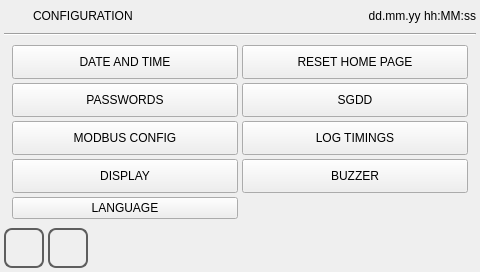
<?xml version="1.0" encoding="UTF-8"?>
<ui version="4.0">
 <class>options</class>
 <widget class="QWidget" name="options">
  <property name="geometry">
   <rect>
    <x>0</x>
    <y>0</y>
    <width>480</width><height>272</height>
   </rect>
  </property>
  <property name="minimumSize">
   <size>
    <width>0</width>
    <height>0</height>
   </size>
  </property>
  <property name="maximumSize">
   <size>
    <width>16777215</width>
    <height>16777215</height>
   </size>
  </property>
  <property name="windowTitle">
   <string>options</string>
  </property>
  <property name="styleSheet">
   <string notr="true">QPushButton
{
	font: 20pt &quot;Ubuntu&quot;;
}</string>
  </property>
  <layout class="QVBoxLayout" name="verticalLayout">
   <property name="spacing">
    <number>4</number>
   </property>
   <property name="margin">
    <number>4</number>
   </property>
   <item>
    <layout class="QHBoxLayout" name="horizontalLayout">
     <property name="sizeConstraint">
      <enum>QLayout::SetMinimumSize</enum>
     </property>
     <item>
      <widget class="QLabel" name="labelIcon">
       <property name="minimumSize">
        <size>
         <width>25</width>
         <height>25</height>
        </size>
       </property>
       <property name="maximumSize">
        <size>
         <width>25</width>
         <height>25</height>
        </size>
       </property>
       <property name="focusPolicy">
        <enum>Qt::NoFocus</enum>
       </property>
       <property name="styleSheet">
        <string notr="true">border-image: url(:/systemicons/img/Pinion.png);</string>
       </property>
       <property name="text">
        <string/>
       </property>
      </widget>
     </item>
     <item>
      <widget class="QLabel" name="labelTitle">
       <property name="sizePolicy">
        <sizepolicy hsizetype="Preferred" vsizetype="Fixed">
         <horstretch>0</horstretch>
         <verstretch>0</verstretch>
        </sizepolicy>
       </property>
       <property name="focusPolicy">
        <enum>Qt::NoFocus</enum>
       </property>
       <property name="text">
        <string>CONFIGURATION</string>
       </property>
      </widget>
     </item>
     <item>
      <widget class="QLabel" name="labelUserName">
       <property name="text">
        <string/>
       </property>
      </widget>
     </item>
     <item>
      <widget class="QLabel" name="labelDataOra">
       <property name="sizePolicy">
        <sizepolicy hsizetype="Preferred" vsizetype="Fixed">
         <horstretch>0</horstretch>
         <verstretch>0</verstretch>
        </sizepolicy>
       </property>
       <property name="focusPolicy">
        <enum>Qt::NoFocus</enum>
       </property>
       <property name="text">
        <string>dd.mm.yy hh:MM:ss</string>
       </property>
       <property name="alignment">
        <set>Qt::AlignRight|Qt::AlignTrailing|Qt::AlignVCenter</set>
       </property>
      </widget>
     </item>
    </layout>
   </item>
   <item>
    <widget class="Line" name="line">
     <property name="focusPolicy">
      <enum>Qt::NoFocus</enum>
     </property>
     <property name="orientation">
      <enum>Qt::Horizontal</enum>
     </property>
    </widget>
   </item>
   <item>
    <spacer name="verticalSpacer">
     <property name="focusPolicy">
      <enum>Qt::NoFocus</enum>
     </property>
     <property name="orientation">
      <enum>Qt::Vertical</enum>
     </property>
     <property name="sizeHint" stdset="0">
      <size>
       <width>20</width>
       <height>40</height>
      </size>
     </property>
    </spacer>
   </item>
   <item>
    <layout class="QGridLayout" name="gridLayout">
     <property name="leftMargin">
      <number>8</number>
     </property>
     <property name="rightMargin">
      <number>8</number>
     </property>
     <item row="3" column="1">
      <widget class="QPushButton" name="pushButtonBuzzerSettings">
       <property name="enabled">
        <bool>true</bool>
       </property>
       <property name="minimumSize">
        <size>
         <width>0</width>
         <height>34</height>
        </size>
       </property>
       <property name="maximumSize">
        <size>
         <width>16777215</width>
         <height>34</height>
        </size>
       </property>
       <property name="text">
        <string>BUZZER</string>
       </property>
      </widget>
     </item>
     <item row="0" column="0">
      <widget class="QPushButton" name="pushButtonDateAndTime">
       <property name="minimumSize">
        <size>
         <width>0</width>
         <height>34</height>
        </size>
       </property>
       <property name="maximumSize">
        <size>
         <width>16777215</width>
         <height>34</height>
        </size>
       </property>
       <property name="focusPolicy">
        <enum>Qt::NoFocus</enum>
       </property>
       <property name="text">
        <string>DATE AND TIME</string>
       </property>
      </widget>
     </item>
     <item row="0" column="1">
      <widget class="QPushButton" name="pushButtonHomePage">
       <property name="minimumSize">
        <size>
         <width>0</width>
         <height>34</height>
        </size>
       </property>
       <property name="maximumSize">
        <size>
         <width>16777215</width>
         <height>34</height>
        </size>
       </property>
       <property name="focusPolicy">
        <enum>Qt::NoFocus</enum>
       </property>
       <property name="text">
        <string>RESET HOME PAGE</string>
       </property>
      </widget>
     </item>
     <item row="1" column="0">
      <widget class="QPushButton" name="pushButtonPasswords">
       <property name="minimumSize">
        <size>
         <width>0</width>
         <height>34</height>
        </size>
       </property>
       <property name="maximumSize">
        <size>
         <width>16777215</width>
         <height>34</height>
        </size>
       </property>
       <property name="focusPolicy">
        <enum>Qt::NoFocus</enum>
       </property>
       <property name="text">
        <string>PASSWORDS</string>
       </property>
      </widget>
     </item>
     <item row="2" column="0">
      <widget class="QPushButton" name="pushButtonModbus">
       <property name="minimumSize">
        <size>
         <width>0</width>
         <height>34</height>
        </size>
       </property>
       <property name="maximumSize">
        <size>
         <width>16777215</width>
         <height>34</height>
        </size>
       </property>
       <property name="focusPolicy">
        <enum>Qt::NoFocus</enum>
       </property>
       <property name="text">
        <string>MODBUS CONFIG</string>
       </property>
      </widget>
     </item>
     <item row="1" column="1">
      <widget class="QPushButton" name="pushButtonErrorsStrategy">
       <property name="minimumSize">
        <size>
         <width>0</width>
         <height>34</height>
        </size>
       </property>
       <property name="maximumSize">
        <size>
         <width>16777215</width>
         <height>34</height>
        </size>
       </property>
       <property name="focusPolicy">
        <enum>Qt::NoFocus</enum>
       </property>
       <property name="text">
        <string>SGDD</string>
       </property>
      </widget>
     </item>
     <item row="2" column="1">
      <widget class="QPushButton" name="pushButtonDatalog">
       <property name="sizePolicy">
        <sizepolicy hsizetype="Minimum" vsizetype="Fixed">
         <horstretch>0</horstretch>
         <verstretch>40</verstretch>
        </sizepolicy>
       </property>
       <property name="minimumSize">
        <size>
         <width>0</width>
         <height>34</height>
        </size>
       </property>
       <property name="maximumSize">
        <size>
         <width>16777215</width>
         <height>34</height>
        </size>
       </property>
       <property name="focusPolicy">
        <enum>Qt::NoFocus</enum>
       </property>
       <property name="text">
        <string>LOG TIMINGS</string>
       </property>
      </widget>
     </item>
     <item row="3" column="0">
      <widget class="QPushButton" name="pushButtonDisplaySettings">
       <property name="minimumSize">
        <size>
         <width>0</width>
         <height>34</height>
        </size>
       </property>
       <property name="maximumSize">
        <size>
         <width>16777215</width>
         <height>34</height>
        </size>
       </property>
       <property name="text">
        <string>DISPLAY</string>
       </property>
      </widget>
     </item>
     <item row="4" column="0">
      <widget class="QPushButton" name="pushButtonLanguage">
       <property name="focusPolicy">
        <enum>Qt::NoFocus</enum>
       </property>
       <property name="text">
        <string>LANGUAGE</string>
       </property>
      </widget>
     </item>
    </layout>
   </item>
   <item>
    <spacer name="verticalSpacer_2">
     <property name="focusPolicy">
      <enum>Qt::NoFocus</enum>
     </property>
     <property name="orientation">
      <enum>Qt::Vertical</enum>
     </property>
     <property name="sizeHint" stdset="0">
      <size>
       <width>20</width>
       <height>40</height>
      </size>
     </property>
    </spacer>
   </item>
   <item>
    <layout class="QHBoxLayout" name="horizontalLayout_2">
     <item>
      <widget class="QPushButton" name="pushButtonHome">
       <property name="sizePolicy">
        <sizepolicy hsizetype="Minimum" vsizetype="Fixed">
         <horstretch>60</horstretch>
         <verstretch>60</verstretch>
        </sizepolicy>
       </property>
       <property name="minimumSize">
        <size>
         <width>40</width>
         <height>40</height>
        </size>
       </property>
       <property name="maximumSize">
        <size>
         <width>40</width>
         <height>40</height>
        </size>
       </property>
       <property name="focusPolicy">
        <enum>Qt::NoFocus</enum>
       </property>
       <property name="styleSheet">
        <string notr="true">QPushButton
{
border: 2px solid  rgb(94, 94, 94);
border-radius: 8px;
qproperty-icon: url(:/systemicons/img/Home.png);
qproperty-iconSize: 24px 24px;
qproperty-focusPolicy: NoFocus;
}
QPushButton:pressed
{
border: 2px solid  rgb(194, 194, 194);
background-color:  rgb(255, 255, 127);
}
QPushButton:disabled
{
border: 2px solid  rgb(194, 194, 194);
}
</string>
       </property>
       <property name="text">
        <string/>
       </property>
      </widget>
     </item>
     <item>
      <widget class="QPushButton" name="pushButtonBack">
       <property name="sizePolicy">
        <sizepolicy hsizetype="Minimum" vsizetype="Fixed">
         <horstretch>60</horstretch>
         <verstretch>60</verstretch>
        </sizepolicy>
       </property>
       <property name="minimumSize">
        <size>
         <width>40</width>
         <height>40</height>
        </size>
       </property>
       <property name="maximumSize">
        <size>
         <width>40</width>
         <height>40</height>
        </size>
       </property>
       <property name="focusPolicy">
        <enum>Qt::NoFocus</enum>
       </property>
       <property name="styleSheet">
        <string notr="true">QPushButton
{
border: 2px solid  rgb(94, 94, 94);
border-radius: 8px;
qproperty-icon: url(:/systemicons/img/Go_back.png);
qproperty-iconSize: 24px 24px;
qproperty-focusPolicy: NoFocus;
}
QPushButton:pressed
{
border: 2px solid  rgb(194, 194, 194);
background-color:  rgb(255, 255, 127);
}
QPushButton:disabled
{
border: 2px solid  rgb(194, 194, 194);
}
</string>
       </property>
       <property name="text">
        <string/>
       </property>
      </widget>
     </item>
     <item>
      <spacer name="horizontalSpacer">
       <property name="focusPolicy">
        <enum>Qt::NoFocus</enum>
       </property>
       <property name="orientation">
        <enum>Qt::Horizontal</enum>
       </property>
       <property name="sizeHint" stdset="0">
        <size>
         <width>40</width>
         <height>20</height>
        </size>
       </property>
      </spacer>
     </item>
    </layout>
   </item>
  </layout>
 </widget>
 <resources/>
 <connections/>
</ui>
